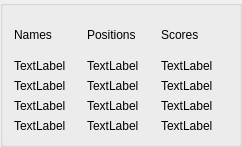
   <widget class="QGroupBox" name="groupBox">
    <property name="geometry">
     <rect>
      <x>820</x>
      <y>150</y>
      <width>242</width>
      <height>147</height>
     </rect>
    </property>
    <property name="title">
     <string/>
    </property>
    <layout class="QHBoxLayout" name="horizontalLayout">
     <item>
      <layout class="QVBoxLayout" name="verticalLayout_5">
       <item>
        <widget class="QLabel" name="label_4">
         <property name="text">
          <string>Names</string>
         </property>
        </widget>
       </item>
       <item>
        <layout class="QVBoxLayout" name="verticalLayout_2">
         <item>
          <widget class="QLabel" name="player1_name">
           <property name="text">
            <string>TextLabel</string>
           </property>
          </widget>
         </item>
         <item>
          <widget class="QLabel" name="player2_name">
           <property name="text">
            <string>TextLabel</string>
           </property>
          </widget>
         </item>
         <item>
          <widget class="QLabel" name="player3_name">
           <property name="text">
            <string>TextLabel</string>
           </property>
          </widget>
         </item>
         <item>
          <widget class="QLabel" name="player4_name">
           <property name="text">
            <string>TextLabel</string>
           </property>
          </widget>
         </item>
        </layout>
       </item>
      </layout>
     </item>
     <item>
      <layout class="QVBoxLayout" name="verticalLayout_3">
       <item>
        <widget class="QLabel" name="label">
         <property name="text">
          <string>Positions</string>
         </property>
        </widget>
       </item>
       <item>
        <layout class="QVBoxLayout" name="verticalLayout">
         <item>
          <widget class="QLabel" name="player1_position">
           <property name="text">
            <string>TextLabel</string>
           </property>
          </widget>
         </item>
         <item>
          <widget class="QLabel" name="player2_position">
           <property name="text">
            <string>TextLabel</string>
           </property>
          </widget>
         </item>
         <item>
          <widget class="QLabel" name="player3_position">
           <property name="text">
            <string>TextLabel</string>
           </property>
          </widget>
         </item>
         <item>
          <widget class="QLabel" name="player4_position">
           <property name="text">
            <string>TextLabel</string>
           </property>
          </widget>
         </item>
        </layout>
       </item>
      </layout>
     </item>
     <item>
      <layout class="QVBoxLayout" name="verticalLayout_7">
       <item>
        <widget class="QLabel" name="label_9">
         <property name="text">
          <string>Scores</string>
         </property>
        </widget>
       </item>
       <item>
        <layout class="QVBoxLayout" name="verticalLayout_6">
         <item>
          <widget class="QLabel" name="player1_score">
           <property name="text">
            <string>TextLabel</string>
           </property>
          </widget>
         </item>
         <item>
          <widget class="QLabel" name="player2_score">
           <property name="text">
            <string>TextLabel</string>
           </property>
          </widget>
         </item>
         <item>
          <widget class="QLabel" name="player3_score">
           <property name="text">
            <string>TextLabel</string>
           </property>
          </widget>
         </item>
         <item>
          <widget class="QLabel" name="player4_score">
           <property name="text">
            <string>TextLabel</string>
           </property>
          </widget>
         </item>
        </layout>
       </item>
      </layout>
     </item>
    </layout>
   </widget>
